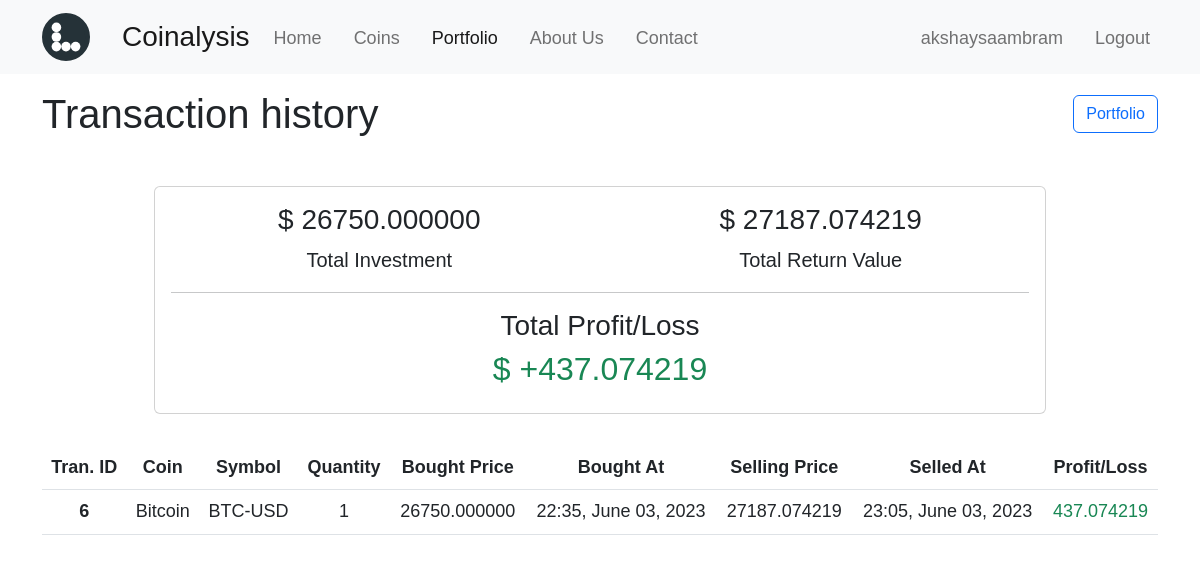
The page /transactions/ (signed in) on the database as committed earlier.
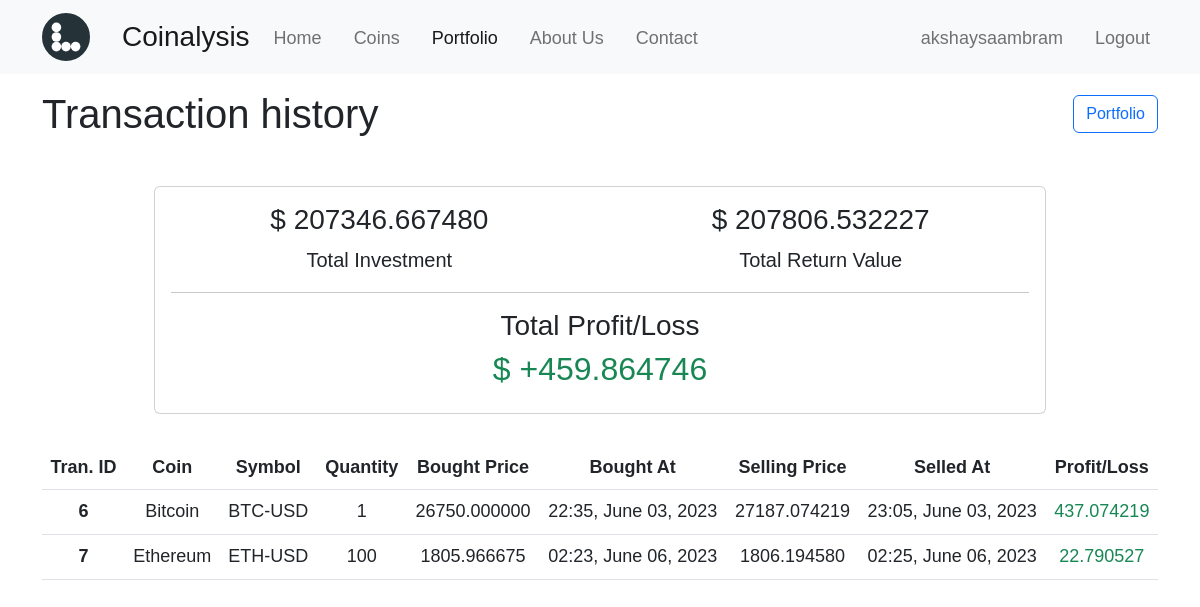
The same page on the database as committed later.
### mainapp/models.py (models this page shows, shortened)
class Transaction(models.Model):
    coin = models.CharField(max_length=100)
    symbol = models.CharField(max_length=50)
    bought_price = models.FloatField()
    quantity = models.IntegerField(default=1)
    bought_at = models.DateTimeField(default=datetime.now)
    selling_price = models.FloatField()
    profit_or_loss = models.FloatField()
    transaction_date = models.DateTimeField(default=datetime.now)
    user = models.ForeignKey(User, on_delete=models.CASCADE)

### mainapp/views.py (the view)
# urls.py: path('transactions/', views.transactions, name='transactions'),
@login_required
def transactions(request):
    trans = Transaction.objects.filter(user=request.user)
    total_investment, total_returns, p_or_l = [0] * 3
    for tran in trans:
        total_investment += tran.quantity * tran.bought_price
        total_returns += tran.quantity * tran.selling_price
        p_or_l += tran.profit_or_loss
    context = {
        'trans': trans,
        'total_investment': total_investment,
        'total_returns': total_returns,
        'p_or_l': p_or_l,
    }
    return render(request, 'mainapp/transactions.html', context)

### mainapp/templates/mainapp/transactions.html (shortened to what this page needs)
{% extends 'base.html' %}
{% block content %}
    <div class="container">
        <header class="d-flex justify-content-space-between align-items-center">
            <h1 class="my-3">Transaction history</h1>
            <a class="btn btn-outline-primary ms-auto" href="{% url 'portfolio' %}">Portfolio</a>
        </header>
        <main>
            <div class="card">
                <div class="card-body text-center">
                    <div class="row">
                        <div class="col">
                            <h3>$ {{ total_investment|floatformat:6 }}</h3>
                            <p class="lead">Total Investment</p>
                        </div>
                        <div class="col">
                            <h3>$ {{ total_returns|floatformat:6 }}</h3>
                            <p class="lead">Total Return Value</p>
                        </div>
                    </div>
                    <hr>
                    <h3>Total Profit/Loss</h3>
                    <h2>
                        {% if p_or_l > 0 %}
                            <span class="text-success">$ +{{ p_or_l|floatformat:6 }}</span>
                        {% else %}
                            <span class="text-danger">$ {{ p_or_l|floatformat:6 }}</span>
                        {% endif %}
                    </h2>
                </div>
            </div>
            <table class="table table-hover text-center">
                <thead>
                    <tr>
                        <th scope="col">Tran. ID</th>
                        <th scope="col">Coin</th>
                        <th scope="col">Symbol</th>
                        <th scope="col">Quantity</th>
                        <th scope="col">Bought Price</th>
                        <th scope="col">Bought At</th>
                        <th scope="col">Selling Price</th>
                        <th scope="col">Selled At</th>
                        <th scope="col">Profit/Loss</th>
                    </tr>
                </thead>
                <tbody>
                    {% for tran in trans %}
                        <tr>
                            <th scope="col">{{ tran.id }}</th>
                            <td>{{ tran.coin }}</td>
                            <td>{{ tran.symbol }}</td>
                            <td>{{ tran.quantity }}</td>
                            <td>{{ tran.bought_price|floatformat:6 }}</td>
                            <td>{{ tran.bought_at|date:"H:i, F d, Y" }}</td>
                            <td>{{ tran.selling_price|floatformat:6 }}</td>
                            <td>{{ tran.transaction_date|date:"H:i, F d, Y" }}</td>
                            <td>
                                {% if tran.profit_or_loss < 0 %}
                                    <span class="text-danger">{{ tran.profit_or_loss|floatformat:6 }}</span>
                                {% else %}
                                    <span class="text-success">{{ tran.profit_or_loss|floatformat:6 }}</span>
                                {% endif %}
                            </td>
                        </tr>
                    {% empty %}
                        <tr>
                            <td colspan="9">You've made zero(0) transactions.</td>
                        </tr>
                    {% endfor %}
                </tbody>
            </table>
        </main>
    </div>
{% endblock content %}

Rows that differ between the two databases and show on the page:
added Transaction: id "7", coin "Ethereum", symbol "ETH-USD", quantity "100", bought_price "1805.966675", bought_at "02:23, June 06, 2023", selling_price "1806.194580", transaction_date "02:25, June 06, 2023", profit_or_loss "22.790527"
Other text that changed with them:
{{ total_investment|floatformat:6 }}: "26750.000000" → "207346.667480"
{{ total_returns|floatformat:6 }}: "27187.074219" → "207806.532227"
{{ p_or_l|floatformat:6 }}: "437.074219" → "459.864746"
